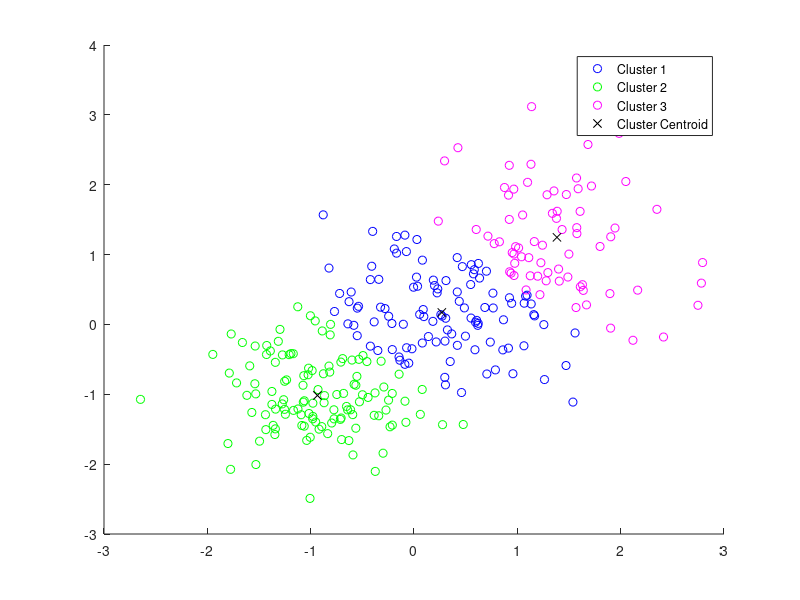

Source code (MATLAB):
rng('default') % For reproducibility
X = [randn(100,2)*0.75+ones(100,2);
    randn(100,2)*0.5-ones(100,2);
    randn(100,2)*0.75];

[idx,C] = kmeans(X,3);

figure
gscatter(X(:,1),X(:,2),idx,'bgm')
hold on
plot(C(:,1),C(:,2),'kx')
legend('Cluster 1','Cluster 2','Cluster 3','Cluster Centroid')